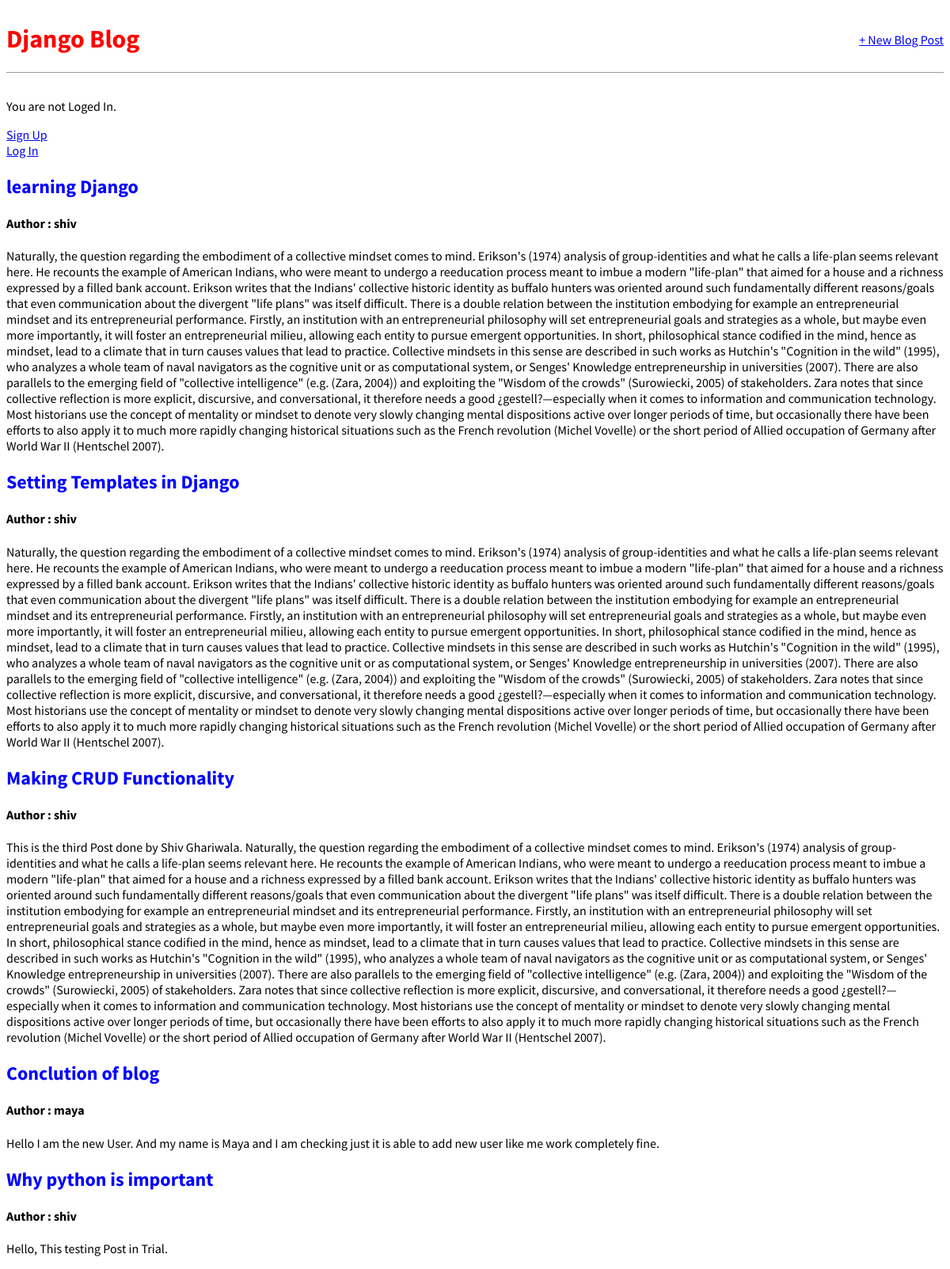
The page / on the database its author committed.
### blog/models.py (models this page shows, shortened)
class Post(models.Model):
    title = models.CharField(max_length=200)
    authoe = models.ForeignKey(
        'auth.user',
        on_delete=models.CASCADE,
    )
    body = models.TextField()

### blog/views.py (the view)
# urls.py: path('', BlogListView.as_view(), name = 'home'),
class BlogListView(ListView):
    model = Post
    template_name = 'blog/home.html'

### blog/templates/blog/home.html
{% extends "blog/base.html" %}
{% block content %}
    {% for post in object_list %}
        <div class = "post_entry">
            <h2><a href="{% url 'post_details' post.pk %}" class="link-link">{{post.title}}</a><h4> Author : {{post.authoe}}</h4></h2>
            <p>{{ post.body}}</p>
        </div>
    {% endfor %}
{% endblock content %}

### blog/templates/blog/base.html (shortened to what this page needs)
{% load static %}
<html>
    <head>
        <link rel="stylesheet" href="{% static 'base.css' %}">
    </head>
    <body>
        <header>
            <div class = 'nav-left'>
                <h1><a href="{% url 'home' %}">Django Blog</a></h1>
            </div>
            <div class = "nav-right">
                <a href="{% url 'post_new' %}">+ New Blog Post</a>
            </div>
        </header>
        {% if user.is_authenticated %}
            <p>Hi {{user.username}}</p>
            <p><a href="{% url 'logout' %}">Log out</a></p>
        {% else %}
            <p>You are not Loged In.</p>
            <a href="{% url 'signup' %}">Sign Up</a><br>
            <a href="{% url 'login' %}">Log In</a>
        {% endif %}
        <div>
            {% block content %}
            {% endblock content %}
        </div>
    </body>
</html>

### blog/static/base.css (style rules this page uses)
body { font-family: 'Source Sans Pro', sans-serif; font-size: ǐǗpx; }
header { border-bottom: 1px solid #999; margin-bottom: 2rem; display: flex }
header h1 a { color: red; text-decoration: none; }
.nav-left { margin-right: auto; }
.nav-right { display: flex; padding-top: 2rem; }
.link-link { text-decoration: none; color: blue; }

### rows shown on the page
Post: title "learning Django", authoe "shiv", body "Naturally, the question regarding the embodiment of a collective mindset comes to mind. Erikson's (1974) analysis of group-identities and what he calls a life-plan seems relevant here. He recounts the example of American Indians, who were meant to undergo a reeducation process meant to imbue a modern \"life-plan\" that aimed for a house and a richness expressed by a filled bank account. Erikson writes that the Indians' collective historic identity as buffalo hunters was oriented around such fundamentally different reasons/goals that even communication about the divergent \"life plans\" was itself difficult. There is a double relation between the institution embodying for example an…"
Post: title "Setting Templates in Django", authoe "shiv", body "Naturally, the question regarding the embodiment of a collective mindset comes to mind. Erikson's (1974) analysis of group-identities and what he calls a life-plan seems relevant here. He recounts the example of American Indians, who were meant to undergo a reeducation process meant to imbue a modern \"life-plan\" that aimed for a house and a richness expressed by a filled bank account. Erikson writes that the Indians' collective historic identity as buffalo hunters was oriented around such fundamentally different reasons/goals that even communication about the divergent \"life plans\" was itself difficult. There is a double relation between the institution embodying for example an…"
Post: title "Making CRUD Functionality", authoe "shiv", body "This is the third Post done by Shiv Ghariwala. Naturally, the question regarding the embodiment of a collective mindset comes to mind. Erikson's (1974) analysis of group-identities and what he calls a life-plan seems relevant here. He recounts the example of American Indians, who were meant to undergo a reeducation process meant to imbue a modern \"life-plan\" that aimed for a house and a richness expressed by a filled bank account. Erikson writes that the Indians' collective historic identity as buffalo hunters was oriented around such fundamentally different reasons/goals that even communication about the divergent \"life plans\" was itself difficult. There is a double relation between the…"
Post: title "Conclution of blog", authoe "maya", body "Hello I am the new User. And my name is Maya and I am checking just it is able to add new user like me work completely fine."
Post: title "Why python is important", authoe "shiv", body "Hello, This testing Post in Trial."
